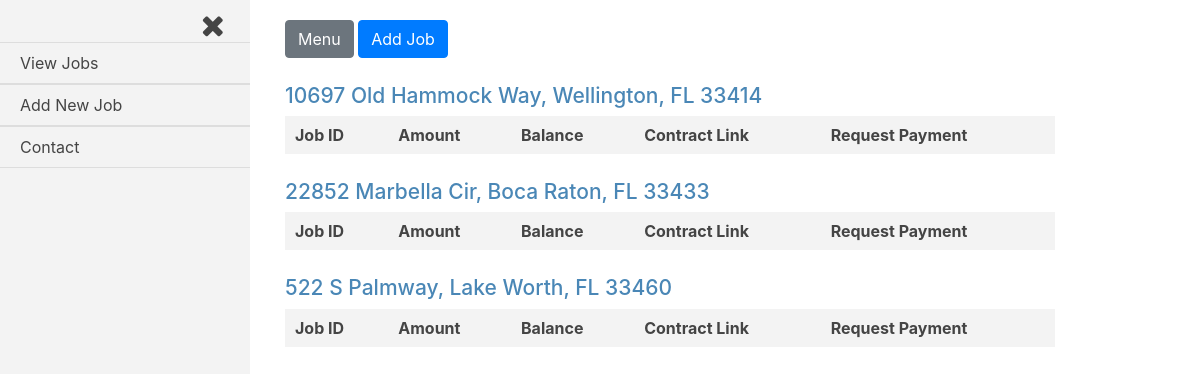
The app's page /jobs/, older data.
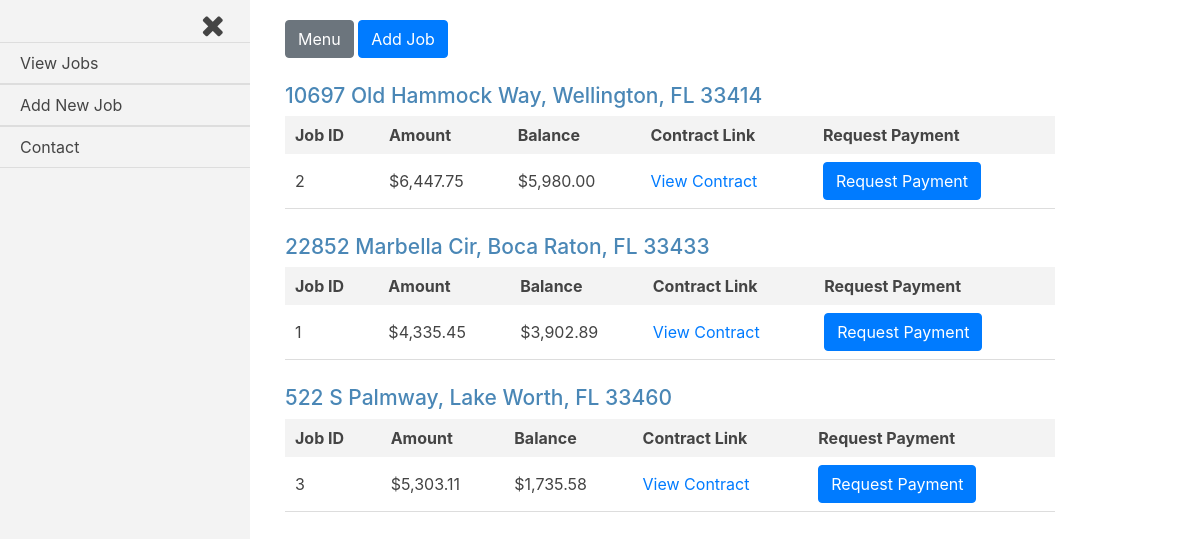
The same page, newer data.
### jobs/models.py (models this page shows, shortened)
class House(models.Model):
    address = models.CharField(max_length=250)

class Job(models.Model):
    house = models.ForeignKey(House, on_delete=models.CASCADE)
    company = models.ForeignKey(settings.AUTH_USER_MODEL, on_delete=models.CASCADE,)
    start_amount = models.DecimalField(max_digits=8, decimal_places=2, default=0.00)
    start_date = models.DateTimeField(auto_now_add=True, blank=True)
    total_paid = models.DecimalField(max_digits=8, decimal_places=2, default=0.00)
    document_link = models.CharField(max_length=800)
    @property
    def balance(self):
        if self.total_paid > self.start_amount:
            logger.error('Total amount paid exceeds the starting job amount.')
        diff = self.start_amount - self.total_paid
        balance = models.DecimalField(max_digits=8, decimal_places=2, default=diff)
        return diff

### jobs/views.py (the view)
# urls.py: path('', views.index, name='index'),
def index(request):
    houses = House.objects.all()
    jobs = Job.objects.all()
    template = loader.get_template('jobs/index.html')
    context = {
        'houses': houses,
        'jobs': jobs,
    }
    return HttpResponse(template.render(context, request))

### jobs/templates/jobs/index.html (shortened to what this page needs)
{% load static %}
{% load humanize %}
<!DOCTYPE html>
<html lang="en">
<head>
    <link href="https://maxcdn.bootstrapcdn.com/bootstrap/4.0.0/css/bootstrap.min.css" rel="stylesheet">
    <link href="https://maxcdn.bootstrapcdn.com/font-awesome/4.7.0/css/font-awesome.min.css" rel="stylesheet">
    <link rel="stylesheet" href="{% static 'jobs/jobs.css' %}">
</head>
<body>
    <div id="wrapper" class="toggled">
        <div id="sidebar-wrapper">
            <div class="close-nav" href="#"><i class="fa fa-times"></i></div>
            <ul class="sidebar-nav">
                <li>
                    <a href="#">View Jobs</a>
                </li>
                <li>
                    <a href="#">Add New Job</a>
                </li>
                <li>
                    <a href="#">Contact</a>
                </li>
            </ul>
        </div>
        <div id="page-content-wrapper">
            <div class="container-fluid">
                <div class="btn-options-container">
                  <a href="#menu-toggle" class="btn btn-secondary" id="menu-toggle">Menu</a>
                  <a href="#" class="btn btn-primary" id="add-job">Add Job</a>
                </div>
                {% for house in houses %}
                <div class="job-container">
                  <div class="house">
                    <h3 class="house-address">{{house.address}}</h3>
                  </div>
                  <table class="job-summary">
                    <tr class="job-headings">
                      <th>Job ID</th>
                      <th>Amount</th>
                      <th>Balance</th>
                      <th>Contract Link</th>
                      <th>Request Payment</th>
                    </tr>
                    {% for job in jobs %}
                      {% if job.house.address == house.address %}
                    <tr class="job-info">
                      <td>{{job.id}}</td>
                      <td>${{job.start_amount|intcomma}}</td>
                      <td>${{job.balance|intcomma}}</td>
                      <td><a href="{{job.document_link}}">View Contract</a></td>
                      <td><a href="#" class="btn btn-primary" id="request-payment">Request Payment</a></td>
                    </tr>
                      {% endif %}
                    {% endfor %}
                  </table>
                </div>
                {% endfor %}
            </div>
        </div>
    </div>
</body>
</html>

### jobs/static/jobs/jobs.css (style rules this page uses)
body { overflow-x: hidden; color: #444; }
#wrapper { padding-left: 0; -webkit-transition: all 0.5s ease; -moz-transition: all 0.5s ease; -o-transition: all 0.5s ease; transition: all 0.5s ease; }
#wrapper.toggled { padding-left: 250px; }
#sidebar-wrapper { z-index: 1000; position: fixed; left: 250px; width: 0; height: 100%; margin-left: -250px; overflow-y: auto; background-color: #f3f3f3; -webkit-transition: all 0.5s ease; -moz-transition: all 0.5s ease; -o-transition: all 0.5s ease; transition: all 0.5s ease; }
#wrapper.toggled #sidebar-wrapper { width: 250px; }
#page-content-wrapper { width: 100%; position: absolute; padding: 15px; }
#wrapper.toggled #page-content-wrapper { position: absolute; margin-right: -250px; }
.sidebar-nav { width: 250px; margin: 0; padding: 0; list-style: none; }
.sidebar-nav li { text-indent: 20px; line-height: 40px; }
.sidebar-nav li a { display: block; text-decoration: none; color: #444; border-top: 1px solid #ddd; border-bottom: 1px solid #ddd; }
.close-nav { display: block; }
.close-nav i { display: inline-block; margin-left: 171px; color: #444; font-size: 30px; cursor: pointer; padding-left: 30px; padding-right: 26px; padding-top: 10px; }
.job-container { overflow-x: auto; margin-top: 25px; }
.job-container h3 { font-size: 21px; color: #4A87B6; }
.job-headings { background-color: #f3f3f3; }
.job-headings th { padding: 7px 10px; }
.job-summary { width: 100%; min-width: 475px; max-width: 770px; }
.job-summary td { padding: 8px 10px; }
.job-info { border-bottom: 1px solid #ddd; }
@media (min-width:768px) { #wrapper { padding-left: 0; } }
@media (min-width:768px) { #wrapper.toggled { padding-left: 250px; } }
@media (min-width:768px) { #sidebar-wrapper { width: 0; } }
@media (min-width:768px) { #wrapper.toggled #sidebar-wrapper { width: 250px; } }
@media (min-width:768px) { #page-content-wrapper { padding: 20px; position: relative; } }
@media (min-width:768px) { #wrapper.toggled #page-content-wrapper { position: relative; margin-right: 0; } }

Row changes from the older to the newer data that the page shows:
changed House "10697 Old Hammock Way, Wellington, FL 33414": gains Job (id "2", start_amount "6,447.75", balance "5,980.00")
changed House "22852 Marbella Cir, Boca Raton, FL 33433": gains Job (id "1", start_amount "4,335.45", balance "3,902.89")
changed House "522 S Palmway, Lake Worth, FL 33460": gains Job (id "3", start_amount "5,303.11", balance "1,735.58")
